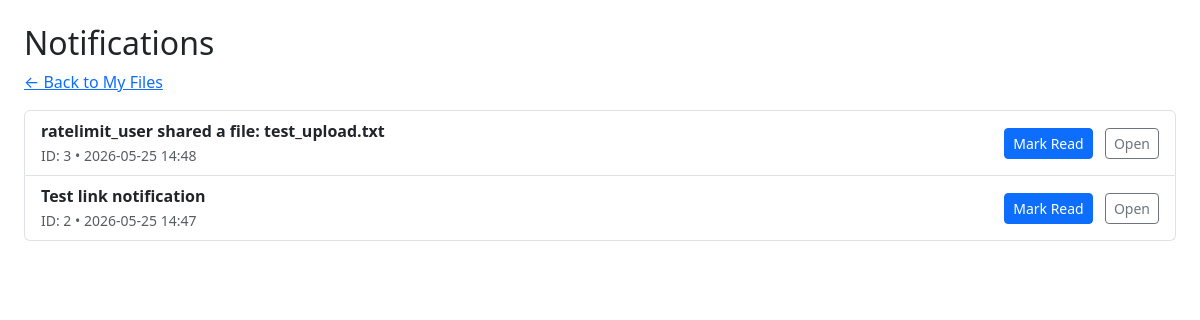
/notifications (signed in), run on the app's committed database.
### app.py (models this page shows)
class Notification(
    db.Model
):
    id = db.Column(
        db.Integer,
        primary_key=True
    )
    user_id = db.Column(
        db.Integer
    )
    message = db.Column(
        db.String(255)
    )
    read = db.Column(
        db.Boolean,
        default=False
    )
    created_at = db.Column(
        db.DateTime,
        default=datetime.datetime.utcnow
    )
    file_id = db.Column(
        db.Integer,
        nullable=True
    )
    share_id = db.Column(
        db.Integer,
        nullable=True
    )

### app.py (the view)
@app.route('/notifications')
@login_required
def notifications():
    notes = Notification.query.filter_by(user_id=current_user.id).order_by(Notification.id.desc()).all()
    return render_template('notifications.html', notifications=notes)

### app.py (called while the page is built)
@login_manager.user_loader
def load_user(user_id):
    return User.query.get(
        int(user_id)
    )

### templates/notifications.html (shortened to what this page needs)
<!DOCTYPE html>
<html lang="en">
<head>
    <link rel="stylesheet" href="https://cdn.jsdelivr.net/npm/bootstrap@5.3.0/dist/css/bootstrap.min.css">
</head>
<body>
    <div style="padding:24px;">
        <h2>Notifications</h2>
        <p><a href="/files">← Back to My Files</a></p>
        {% if notifications %}
            <ul class="list-group">
            {% for n in notifications %}
                <li class="list-group-item d-flex justify-content-between align-items-center">
                    <div>
                        <div style="font-weight:600;">{{ n.message }}</div>
                        <small class="text-muted">ID: {{ n.id }}{% if n.created_at %} • {{ n.created_at.strftime('%Y-%m-%d %H:%M') }}{% endif %}</small>
                    </div>
                    <div>
                        {% set target = '/notifications' %}
                        {% if n.share_id %}
                            {% set target = '/shared' %}
                        {% elif n.file_id %}
                            {% set target = '/files' %}
                        {% endif %}
                        <a href="/notifications/mark_read/{{ n.id }}" class="btn btn-sm btn-primary">Mark Read</a>
                        <a href="{{ target }}" class="btn btn-sm btn-outline-secondary" style="margin-left:8px;">Open</a>
                    </div>
                </li>
            {% endfor %}
            </ul>
        {% else %}
            <p>No notifications.</p>
        {% endif %}
    </div>
</body>
</html>

### data on the page
Notification: message "ratelimit_user shared a file: test_upload.txt", id "3", created_at "2026-05-25 14:48"
Notification: message "Test link notification", id "2", created_at "2026-05-25 14:47"
